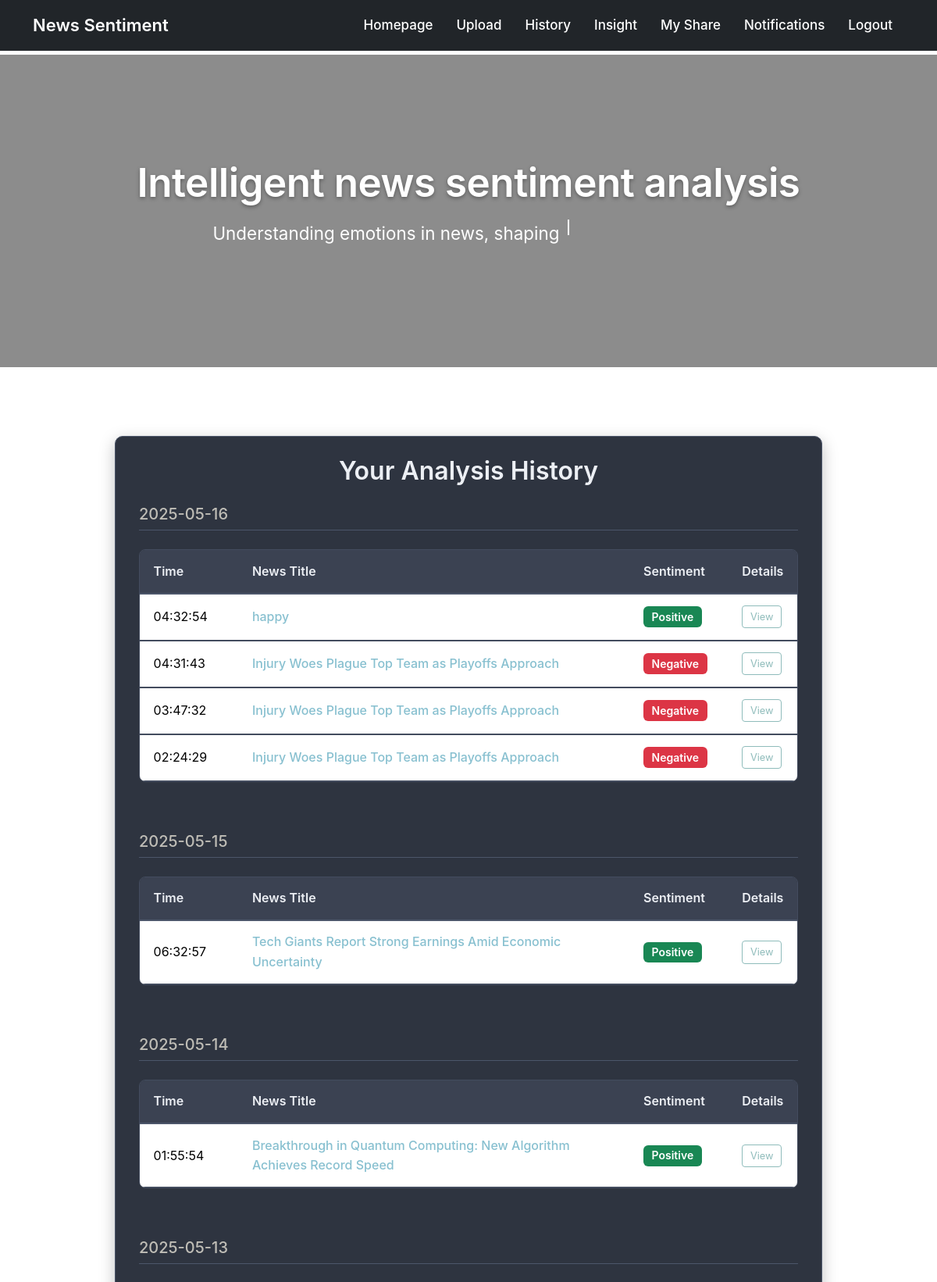
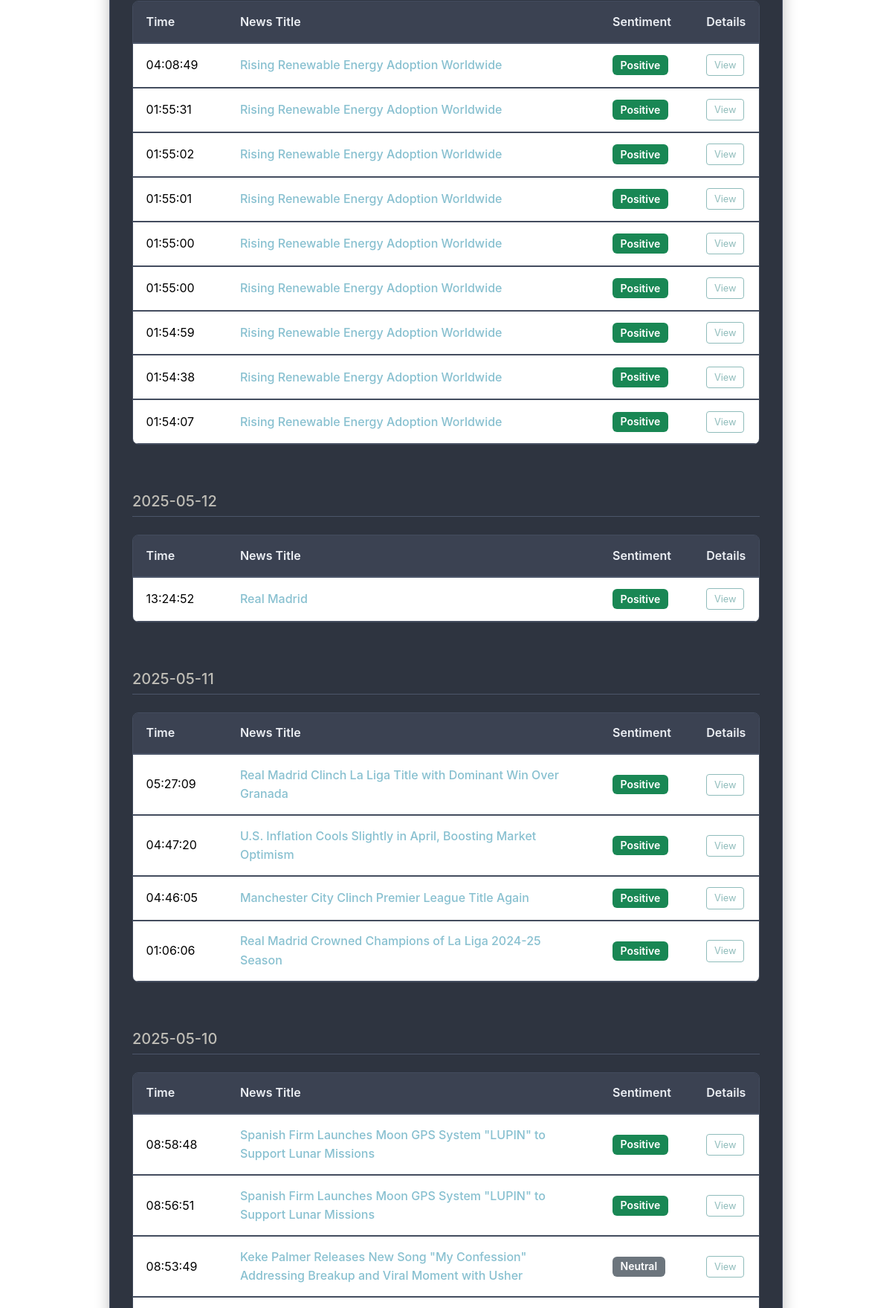
/history/history (signed in, upper part), run on the app's committed database (2 pictures, top to bottom).
### app/models.py (models this page shows, shortened)
class Post(db.Model):
    id: so.Mapped[int] = so.mapped_column(primary_key=True)
    title: so.Mapped[str] = so.mapped_column(sa.String(100))
    body: so.Mapped[str] = so.mapped_column(sa.String(140))
    timestamp: so.Mapped[datetime] = so.mapped_column(
        index=True, default=lambda: datetime.now(timezone.utc))
    user_id: so.Mapped[int] = so.mapped_column(sa.ForeignKey(User.id),
                                               index=True)
    shared_with: so.WriteOnlyMapped[list['User']] = so.relationship(
        'User',
        secondary='post_shares',
        back_populates='shared_posts'
    )
    sentiment: so.Mapped[str] = so.mapped_column(sa.String(64), nullable=True)
    author: so.Mapped[User] = so.relationship(back_populates='posts')
    category: so.Mapped[Optional[str]] = so.mapped_column(sa.String(64), nullable=True)
    emotions: so.Mapped[Optional[dict]] = so.mapped_column(sa.JSON, nullable=True)

### app/routes/history_routes.py (the view)
@history_bp.route("/history")
@login_required
def history():
    posts = Post.query.filter_by(user_id=current_user.id).order_by(Post.timestamp.desc()).all()
    grouped_posts = defaultdict(list)
    for post in posts:
        date_str = post.timestamp.strftime("%Y-%m-%d")
        grouped_posts[date_str].append(post)
    return render_template("history.html", grouped_posts=grouped_posts)

### app/models.py (called while the page is built)
@login.user_loader
def load_user(id):
    return db.session.get(User, int(id))

### app/templates/history.html (shortened to what this page needs)
{% extends "base.html" %}
{% block content %}
<div class="container mt-5 mb-5">
    <div class="row justify-content-center">
        <div class="col-md-11 col-lg-10">
            <div class="history-container-card">
                <h2 class="text-center mb-4 history-title">Your Analysis History</h2>
                {% if grouped_posts %}
                    {% for date, posts in grouped_posts.items() %}
                    <div class="date-group mb-5">
                        <h4 class="date-header mb-3">{{ date }}</h4>
                        <div class="table-responsive">
                            <table class="table history-table">
                                <thead>
                                    <tr>
                                        <th scope="col" style="width: 15%;">Time</th>
                                        <th scope="col">News Title</th>
                                        <th scope="col" style="width: 15%;">Sentiment</th>
                                        <th scope="col" style="width: 10%;">Details</th>
                                    </tr>
                                </thead>
                                <tbody>
                                    {% for post in posts %}
                                    <tr class="history-table-row">
                                        <td>{{ post.timestamp.strftime('%H:%M:%S') }}</td>
                                        <td><a href="{{ url_for('history.post_detail', post_id=post.id) }}">{{ post.title }}</a></td>
                                        <td>
                                            {% if post.sentiment == 'Positive' %}
                                            <span class="badge bg-success custom-badge">{{ post.sentiment }}</span>
                                            {% elif post.sentiment == 'Negative' %}
                                            <span class="badge bg-danger custom-badge">{{ post.sentiment }}</span>
                                            {% elif post.sentiment == 'Neutral' %}
                                            <span class="badge bg-secondary custom-badge">{{ post.sentiment }}</span>
                                            {% else %}
                                            <span class="badge bg-dark custom-badge">None</span>
                                            {% endif %}
                                        </td>
                                        <td>
                                            <button class="btn btn-sm btn-outline-info view-details-btn" type="button" data-bs-toggle="collapse"
                                                data-bs-target="#details-{{ post.id }}" aria-expanded="false" aria-controls="details-{{ post.id }}">
                                                View
                                            </button>
                                        </td>
                                    </tr>
                                    {% endfor %}
                                </tbody>
                            </table>
                        </div>
                    </div>
                    {% endfor %}
                {% else %}
                    <p class="text-center no-history-message">You have no analysis history yet.</p>
                {% endif %}
            </div>
        </div>
    </div>
</div>
{% endblock %}

### app/static/css/homepage.css (style rules this page uses)
body { font-family: -apple-system, BlinkMacSystemFont, 'Segoe UI', Roboto, Helvetica, Arial, sans-serif, 'Apple Color Emoji', 'Segoe UI Emoji', 'Segoe UI Symbol'; margin: 0; -webkit-font-smoothing: antialiased; -moz-osx-font-smoothing: grayscale; line-height: 1.6; background-image: url('../images/background.jpg'); background-attachment: fixed; background-size: cover; background-position: center center; background-repeat: no-repeat; padding-top: 70px; min-height: 100vh; display: flex; flex-direction: column; }
a { color: #007aff; text-decoration: none; transition: color 0.25s ease; }
.history-container-card { background-color: #2E3440; border: 1px solid #4C566A; border-radius: 10px; padding: 25px 30px; box-shadow: 0 6px 20px rgba(0, 0, 0, 0.25); color: #D8DEE9; margin-bottom: 3rem; }
.history-title { color: #ECEFF4; font-weight: 600; margin-bottom: 2rem; }
.date-header { color: #BFBDB6; border-bottom: 1px solid #4C566A; padding-bottom: 0.5rem; margin-bottom: 1.5rem !important; font-weight: 500; font-size: 1.25rem; }
.history-table { width: 100%; margin-bottom: 1rem; color: #D8DEE9; border-collapse: separate; border-spacing: 0; border: 1px solid #434C5E; border-radius: 8px; overflow: hidden; }
.history-table th, .history-table td { padding: 0.9rem 1.1rem; vertical-align: middle; border-top: 1px solid #434C5E; text-align: left; }
.history-table th:first-child, .history-table td:first-child { border-left: none; }
.history-table th:last-child, .history-table td:last-child { border-right: none; }
.history-table thead th { background-color: #3B4252; color: #ECEFF4; font-weight: 600; border-bottom: 2px solid #4C566A; border-top: none; }
.history-table thead + tbody tr:first-child td { border-top: none; }
.history-table td a { color: #88C0D0; font-weight: 500; text-decoration: none; }
.custom-badge { padding: 0.45em 0.75em; font-size: 0.875em; font-weight: 600; border-radius: 0.375rem; }
.badge.bg-success { color: #ffffff; }
.badge.bg-danger { color: #ffffff; }
.badge.bg-secondary { color: #ffffff; }
.view-details-btn.btn-outline-info { color: #8FBCBB; border-color: #8FBCBB; padding: 0.25rem 0.6rem; font-size: 0.8rem; }

### data on the page
Post: timestamp "04:32:54", title "happy", sentiment "Positive"
Post: timestamp "04:31:43", title "Injury Woes Plague Top Team as Playoffs Approach", sentiment "Negative"
Post: timestamp "03:47:32", title "Injury Woes Plague Top Team as Playoffs Approach", sentiment "Negative"
Post: timestamp "02:24:29", title "Injury Woes Plague Top Team as Playoffs Approach", sentiment "Negative"
Post: timestamp "06:32:57", title "Tech Giants Report Strong Earnings Amid Economic Uncertainty", sentiment "Positive"
Post: timestamp "01:55:54", title "Breakthrough in Quantum Computing: New Algorithm Achieves Record Speed", sentiment "Positive"
Post: timestamp "04:08:49", title "Rising Renewable Energy Adoption Worldwide", sentiment "Positive"
Post: timestamp "01:55:31", title "Rising Renewable Energy Adoption Worldwide", sentiment "Positive"
Post: timestamp "01:55:02", title "Rising Renewable Energy Adoption Worldwide", sentiment "Positive"
Post: timestamp "01:55:01", title "Rising Renewable Energy Adoption Worldwide", sentiment "Positive"
Post: timestamp "01:55:00", title "Rising Renewable Energy Adoption Worldwide", sentiment "Positive"
Post: timestamp "01:55:00", title "Rising Renewable Energy Adoption Worldwide", sentiment "Positive"
Post: timestamp "01:54:59", title "Rising Renewable Energy Adoption Worldwide", sentiment "Positive"
Post: timestamp "01:54:38", title "Rising Renewable Energy Adoption Worldwide", sentiment "Positive"
Post: timestamp "01:54:07", title "Rising Renewable Energy Adoption Worldwide", sentiment "Positive"
Post: timestamp "13:24:52", title "Real Madrid", sentiment "Positive"
Post: timestamp "05:27:09", title "Real Madrid Clinch La Liga Title with Dominant Win Over Granada", sentiment "Positive"
Post: timestamp "04:47:20", title "U.S. Inflation Cools Slightly in April, Boosting Market Optimism", sentiment "Positive"
Post: timestamp "04:46:05", title "Manchester City Clinch Premier League Title Again", sentiment "Positive"
Post: timestamp "01:06:06", title "Real Madrid Crowned Champions of La Liga 2024-25 Season", sentiment "Positive"
Post: timestamp "08:58:48", title "Spanish Firm Launches Moon GPS System \"LUPIN\" to Support Lunar Missions", sentiment "Positive"
Post: timestamp "08:56:51", title "Spanish Firm Launches Moon GPS System \"LUPIN\" to Support Lunar Missions", sentiment "Positive"
Post: timestamp "08:53:49", title "Keke Palmer Releases New Song \"My Confession\" Addressing Breakup and Viral Moment with Usher", sentiment "Neutral"

### other printed values
{{ date }} "2025-05-16" "2025-05-15" "2025-05-14" "2025-05-13" "2025-05-12" "2025-05-11" "2025-05-10"
